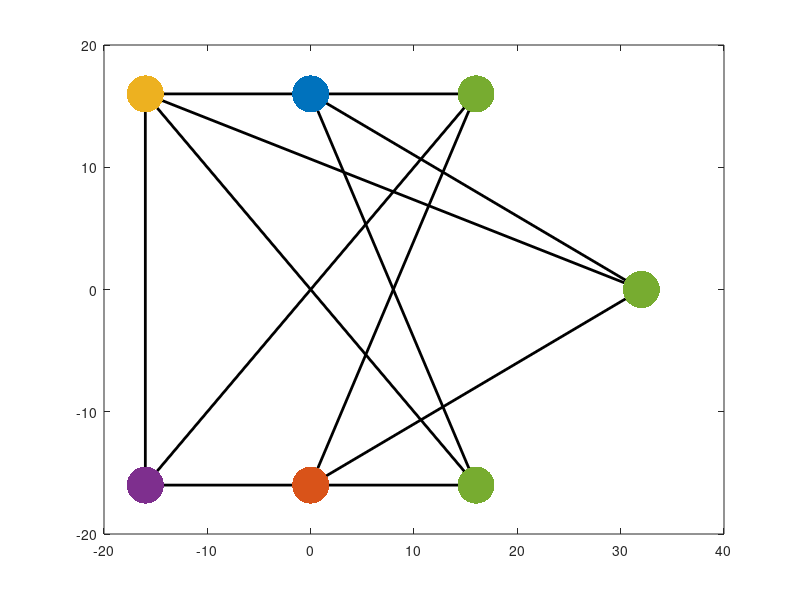

Reproduce this figure in MATLAB.
function [r, edge, A, Omega] = affineGraph()
%% 通信拓扑
A = [0 0 0 0 0 0 0;
     0 0 0 0 0 0 0;
     0 0 0 0 0 0 0;
     1 1 1 0 0 0 0;
     1 1 1 0 0 0 0;
     1 0 1 1 0 0 0;
     0 1 0 0 1 1 0];
 
D = [1, 1, 1, 0, 0, 0, 0, 0, 0, 0, 0, 0;
     0, 0, 0, 1, 1, 1, 0, 0, 0, 0, 0, 0;
     0, 0, 0, 0, 0, 0, 1, 1, 1, 0, 0, 0;
    -1, 0, 0,-1, 0, 0,-1, 0, 0, 1, 0, 0;
     0,-1, 0, 0,-1, 0, 0,-1, 0, 0, 1, 0;
     0, 0,-1, 0, 0, 0, 0, 0,-1,-1, 0, 1;
     0, 0, 0, 0, 0,-1, 0, 0, 0, 0,-1,-1];

%% 构型
r = [ 32,  0;
      16,  16;
      16, -16;
      0,  16;
      0, -16;
     -16,  16;
     -16, -16];

Omega = [ 0,    0,     0,    0,   0,    0,    0;
          0,    0,     0,    0,   0,    0,    0;
          0,    0,     0,    0,   0,    0,    0;
         -1,  1.5,   0.5,   -1,   0,    0,    0;
         -1,  0.5,   1.5,    0,  -1,    0,    0;
         -1,    0,   0.5,    2,   0, -1.5,    0;
          0,   -1,     0,    0,   2,    1,   -2];

[n,m] = size(D);
edge = mod(reshape(find(D~=0),2,m),n);
edge(edge==0) = n;
for i=1:m
    plot(r(edge(:,i),1), r(edge(:,i),2), 'k', 'LineWidth', 2); hold on;
end
plot(r(1,1), r(1,2), '.', 'MarkerSize', 80, 'Color', [0.4660 0.6740 0.1880]);
plot(r(2,1), r(2,2), '.', 'MarkerSize', 80, 'Color', [0.4660 0.6740 0.1880]);
plot(r(3,1), r(3,2), '.', 'MarkerSize', 80, 'Color', [0.4660 0.6740 0.1880]);
plot(r(4,1), r(4,2), '.', 'MarkerSize', 80, 'Color', [0 0.4470 0.7410]);
plot(r(5,1), r(5,2), '.', 'MarkerSize', 80, 'Color', [0.8500 0.3250 0.0980]);
plot(r(6,1), r(6,2), '.', 'MarkerSize', 80, 'Color', [0.9290 0.6940 0.1250]);
plot(r(7,1), r(7,2), '.', 'MarkerSize', 80, 'Color', [0.4940 0.1840 0.5560]);
